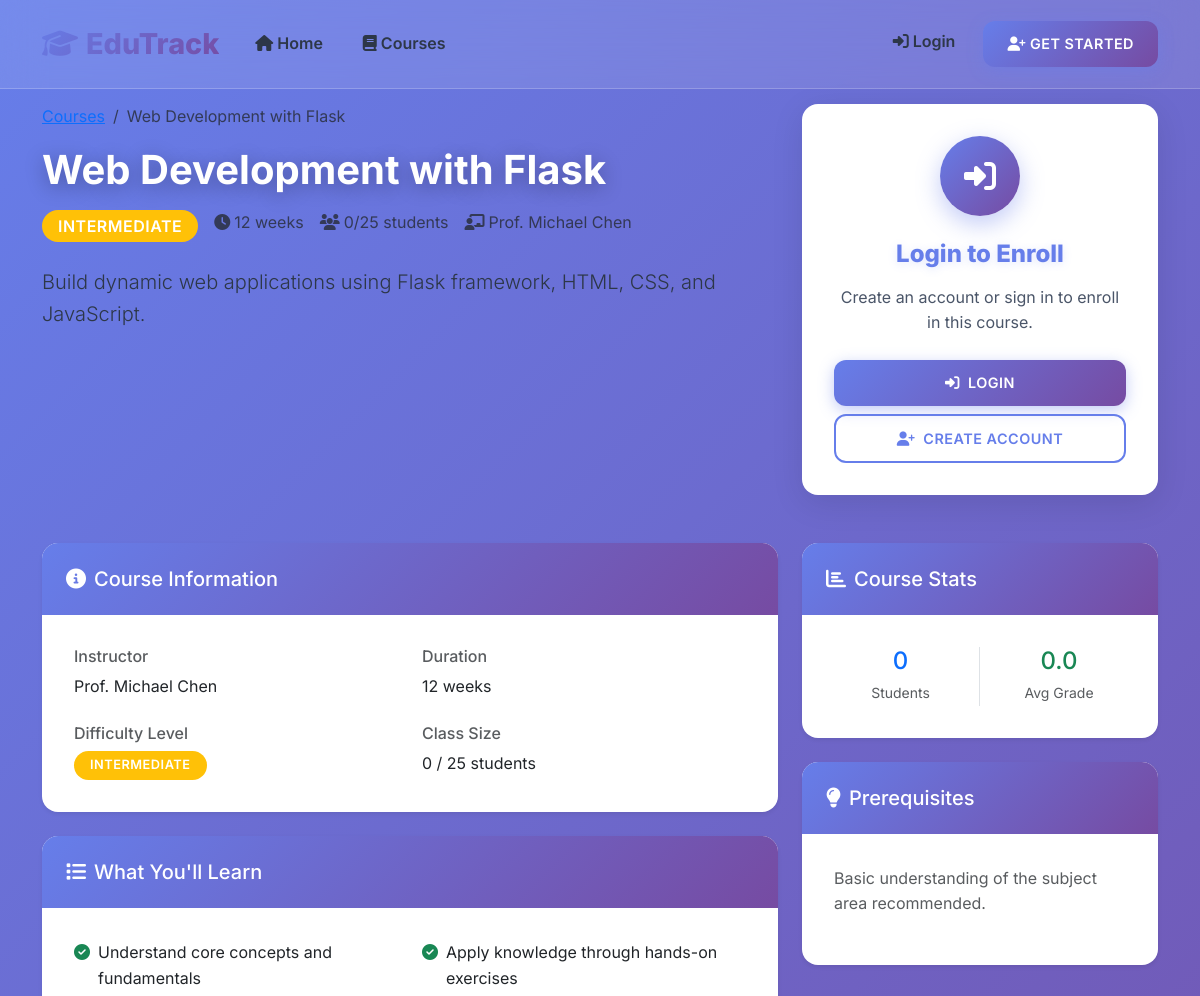
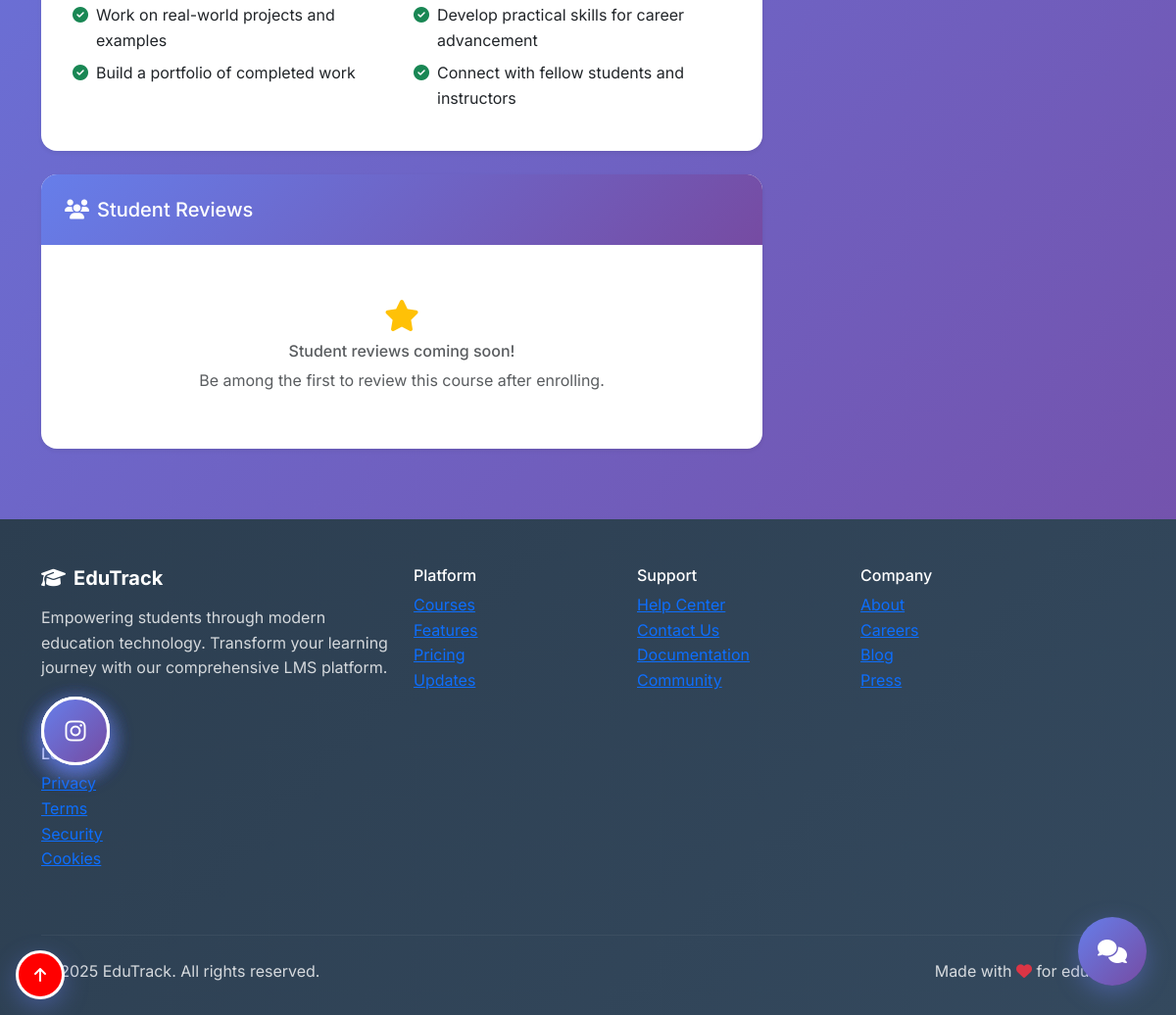
/course/2, run on the app's committed database (2 pictures, top to bottom).
### models.py (models this page shows, shortened)
class Course(db.Model):
    id = db.Column(db.Integer, primary_key=True)
    title = db.Column(db.String(200), nullable=False)
    description = db.Column(db.Text, nullable=False)
    instructor = db.Column(db.String(100), nullable=False)
    instructor_id = db.Column(db.Integer, db.ForeignKey('user.id'))  # Link to teacher
    duration_weeks = db.Column(db.Integer, nullable=False)
    difficulty = db.Column(db.String(20), nullable=False)  # Beginner, Intermediate, Advanced
    max_students = db.Column(db.Integer, default=30)
    created_at = db.Column(db.DateTime, default=datetime.utcnow)
    enrollments = db.relationship('Enrollment', backref='course', lazy=True)
    grades = db.relationship('Grade', backref='course', lazy=True)
    materials = db.relationship('CourseMaterial', backref='course', lazy=True)
    announcements = db.relationship('Announcement', backref='course', lazy=True)
    def get_enrolled_count(self):
        return len(self.enrollments)
    def get_average_grade(self):
        valid_grades = [grade.score for grade in self.grades if grade.score is not None and grade.score >= 0]
        if not valid_grades:
            return 0.0
        return round(sum(valid_grades) / len(valid_grades), 2)

### routes.py (the view)
def course_detail(course_id):
    try:
        course = Course.query.get_or_404(course_id)
        enrolled = False
        progress = 0
        user = None
        if 'user_id' in session:
            user = User.query.get(session['user_id'])
            enrollment = Enrollment.query.filter_by(user_id=session['user_id'], course_id=course_id).first()
            enrolled = enrollment is not None
            progress = enrollment.progress if enrollment else 0
        return render_template('course_detail.html', course=course, enrolled=enrolled, progress=progress, user=user)
    except Exception as e:
        flash('Course not found.', 'danger')
        return redirect(url_for('courses'))

### templates/course_detail.html (shortened to what this page needs)
{% extends "base.html" %}
{% block content %}
<div class="container py-4">
    <div class="row mb-5">
        <div class="col-lg-8">
            <nav aria-label="breadcrumb">
                <ol class="breadcrumb">
                    <li class="breadcrumb-item"><a href="{{ url_for('courses') }}">Courses</a></li>
                    <li class="breadcrumb-item active">{{ course.title }}</li>
                </ol>
            </nav>
            <h1 class="display-5 fw-bold mb-3">{{ course.title }}</h1>
            <div class="d-flex flex-wrap gap-3 mb-4">
                <span class="badge bg-{{ 'success' if course.difficulty == 'Beginner' else 'warning' if course.difficulty == 'Intermediate' else 'danger' }} fs-6">
                    {{ course.difficulty }}
                </span>
                <span class="text-muted">
                    <i class="fas fa-clock me-1"></i>{{ course.duration_weeks }} weeks
                </span>
                <span class="text-muted">
                    <i class="fas fa-users me-1"></i>{{ course.get_enrolled_count() }}/{{ course.max_students }} students
                </span>
                <span class="text-muted">
                    <i class="fas fa-chalkboard-teacher me-1"></i>{{ course.instructor }}
                </span>
            </div>
            <p class="lead">{{ course.description }}</p>
        </div>
        <div class="col-lg-4">
            <div class="enrollment-card sticky-top" style="top: 2rem;">
                <div class="card-body">
                    {% if session.user_id %}
                        {% if user.role == 'teacher' %}
                            <div class="text-center mb-4">
                                <i class="fas fa-chalkboard-teacher text-info" style="font-size: 3rem;"></i>
                                <h5 class="mt-2 text-info">Teacher View</h5>
                                <p class="text-muted">As a teacher, you can manage this course but cannot enroll as a student.</p>
                            </div>
                            <div class="d-grid gap-2">
                                {% if course.instructor_id == user.id %}
                                    <a href="{{ url_for('manage_course', course_id=course.id) }}" class="btn btn-primary">
                                        <i class="fas fa-cog me-2"></i>Manage Course
                                    </a>
                                {% else %}
                                    <a href="{{ url_for('teacher_dashboard') }}" class="btn btn-primary">
                                        <i class="fas fa-tachometer-alt me-2"></i>Teacher Dashboard
                                    </a>
                                {% endif %}
                                <a href="{{ url_for('create_course') }}" class="btn btn-outline-primary">
                                    <i class="fas fa-plus me-2"></i>Create Course
                                </a>
                            </div>
                        {% elif enrolled %}
                            <div class="text-center mb-4">
                                <i class="fas fa-check-circle text-success" style="font-size: 3rem;"></i>
                                <h5 class="mt-2 text-success">You're Enrolled!</h5>
                            </div>
                            <div class="mb-4">
                                <div class="d-flex justify-content-between mb-2">
                                    <span class="text-muted">Your Progress</span>
                                    <span class="text-muted">{{ "%.0f"|format(progress) }}%</span>
                                </div>
                                <div class="progress" style="height: 10px;">
                                    <div class="progress-bar" role="progressbar" style="width: {{ progress }}%"></div>
                                </div>
                            </div>
                            <div class="d-grid gap-2">
                                <a href="{{ url_for('dashboard') }}" class="btn btn-primary">
                                    <i class="fas fa-tachometer-alt me-2"></i>Go to Dashboard
                                </a>
                                <a href="{{ url_for('grades') }}" class="btn btn-outline-primary">
                                    <i class="fas fa-chart-line me-2"></i>View Grades
                                </a>
                            </div>
                        {% else %}
                            {% if course.is_full() %}
                                <div class="text-center mb-4">
                                    <i class="fas fa-users text-danger" style="font-size: 3rem;"></i>
                                    <h5 class="mt-2 text-danger">Course Full</h5>
                                    <p class="text-muted">This course has reached its maximum capacity.</p>
                                </div>
                            {% else %}
                                <div class="text-center mb-4">
                                    <h5>Ready to Start Learning?</h5>
                                    <p class="text-muted">Join {{ course.get_enrolled_count() }} other students in this course.</p>
                                </div>
                                <div class="mb-4">
                                    <div class="progress" style="height: 8px;">
                                        <div class="progress-bar" role="progressbar"
                                             style="width: {{ (course.get_enrolled_count() / course.max_students * 100) }}%"></div>
                                    </div>
                                    <small class="text-muted">
                                        {{ course.max_students - course.get_enrolled_count() }} spots remaining
                                    </small>
                                </div>
                                <div class="d-grid">
                                    <a href="{{ url_for('enroll', course_id=course.id) }}" class="btn btn-primary btn-lg">
                                        <i class="fas fa-plus me-2"></i>Enroll Now
                                    </a>
                                </div>
                            {% endif %}
                        {% endif %}
                    {% else %}
                        <div class="text-center mb-4">
                            <div class="enrollment-icon">
                                <i class="fas fa-sign-in-alt"></i>
                            </div>
                            <h5 class="enrollment-title">Login to Enroll</h5>
                            <p class="enrollment-description">Create an account or sign in to enroll in this course.</p>
                        </div>
                        <div class="d-grid gap-2">
                            <a href="{{ url_for('login') }}" class="btn btn-primary">
                                <i class="fas fa-sign-in-alt me-2"></i>Login
                            </a>
                            <a href="{{ url_for('register') }}" class="btn btn-outline-primary">
                                <i class="fas fa-user-plus me-2"></i>Create Account
                            </a>
                        </div>
                    {% endif %}
                </div>
            </div>
        </div>
    </div>
    <div class="row">
        <div class="col-lg-8">
            <div class="card border-0 shadow-sm mb-4">
                <div class="card-header bg-transparent border-0">
                    <h5 class="mb-0">
                        <i class="fas fa-info-circle me-2"></i>Course Information
                    </h5>
                </div>
                <div class="card-body">
                    <div class="row g-4">
                        <div class="col-md-6">
                            <h6 class="text-muted mb-2">Instructor</h6>
                            <p class="mb-0">{{ course.instructor }}</p>
                        </div>
                        <div class="col-md-6">
                            <h6 class="text-muted mb-2">Duration</h6>
                            <p class="mb-0">{{ course.duration_weeks }} weeks</p>
                        </div>
                        <div class="col-md-6">
                            <h6 class="text-muted mb-2">Difficulty Level</h6>
                            <span class="badge bg-{{ 'success' if course.difficulty == 'Beginner' else 'warning' if course.difficulty == 'Intermediate' else 'danger' }}">
                                {{ course.difficulty }}
                            </span>
                        </div>
                        <div class="col-md-6">
                            <h6 class="text-muted mb-2">Class Size</h6>
                            <p class="mb-0">{{ course.get_enrolled_count() }} / {{ course.max_students }} students</p>
                        </div>
                    </div>
                </div>
            </div>
            <div class="card border-0 shadow-sm mb-4">
                <div class="card-header bg-transparent border-0">
                    <h5 class="mb-0">
                        <i class="fas fa-list me-2"></i>What You'll Learn
                    </h5>
                </div>
                <div class="card-body">
                    <div class="row">
                        {% set learning_points = [
                            "Understand core concepts and fundamentals",
                            "Apply knowledge through hands-on exercises",
                            "Work on real-world projects and examples",
                            "Develop practical skills for career advancement",
                            "Build a portfolio of completed work",
                            "Connect with fellow students and instructors"
                        ] %}
                        {% for point in learning_points %}
                        <div class="col-md-6 mb-2">
                            <div class="d-flex align-items-start">
                                <i class="fas fa-check-circle text-success me-2 mt-1"></i>
                                <span>{{ point }}</span>
                            </div>
                        </div>
                        {% endfor %}
                    </div>
                </div>
            </div>
            <div class="card border-0 shadow-sm">
                <div class="card-header bg-transparent border-0">
                    <h5 class="mb-0">
                        <i class="fas fa-users me-2"></i>Student Reviews
                    </h5>
                </div>
                <div class="card-body">
                    <div class="text-center py-4">
                        <i class="fas fa-star text-warning" style="font-size: 2rem;"></i>
                        <h6 class="mt-2 text-muted">Student reviews coming soon!</h6>
                        <p class="text-muted mb-0">Be among the first to review this course after enrolling.</p>
                    </div>
                </div>
            </div>
        </div>
        <div class="col-lg-4">
            <div class="card border-0 shadow-sm mb-4">
                <div class="card-header bg-transparent border-0">
                    <h5 class="mb-0">
                        <i class="fas fa-chart-bar me-2"></i>Course Stats
                    </h5>
                </div>
                <div class="card-body">
                    <div class="row text-center">
                        <div class="col-6 border-end">
                            <h4 class="text-primary mb-1">{{ course.get_enrolled_count() }}</h4>
                            <small class="text-muted">Students</small>
                        </div>
                        <div class="col-6">
                            <h4 class="text-success mb-1">{{ "%.1f"|format(course.get_average_grade()) }}</h4>
                            <small class="text-muted">Avg Grade</small>
                        </div>
                    </div>
                </div>
            </div>
            <div class="card border-0 shadow-sm">
                <div class="card-header bg-transparent border-0">
                    <h5 class="mb-0">
                        <i class="fas fa-lightbulb me-2"></i>Prerequisites
                    </h5>
                </div>
                <div class="card-body">
                    {% if course.difficulty == 'Beginner' %}
                    <p class="text-muted">No prior experience required. Perfect for beginners!</p>
                    {% elif course.difficulty == 'Intermediate' %}
                    <p class="text-muted">Basic understanding of the subject area recommended.</p>
                    {% else %}
                    <p class="text-muted">Strong foundation in related topics and prior experience required.</p>
                    {% endif %}
                </div>
            </div>
        </div>
    </div>
</div>
{% endblock %}

### data on the page
Course: title "Web Development with Flask", difficulty "INTERMEDIATE", duration_weeks "12", max_students "25", instructor "Prof. Michael Chen", description "Build dynamic web applications using Flask framework, HTML, CSS, and JavaScript."

### other printed values
{{ course.get_enrolled_count() }} "0"
{{ point }} "Understand core concepts and fundamentals" "Apply knowledge through hands-on exercises" "Work on real-world projects and examples" "Develop practical skills for career advancement" "Build a portfolio of completed work" "Connect with fellow students and instructors"
{{ "%.1f"|format(course.get_average_grade()) }} "0.0"
